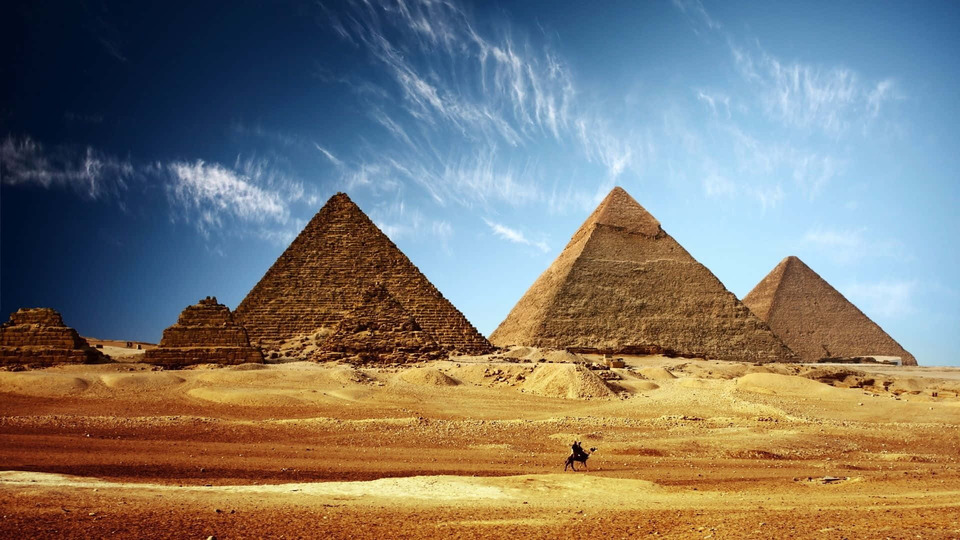
#> input picture Fotos/piramides.jpg, 960 x 540 px, found by its file name
$ python 'aplicação de gama.py'
#> lines starting #> are read from the running program, lines starting #| are printed output that depends on the picture
# aplicação de gamma

"""
Como a curva se comporta:
Gamma = 1.0: É uma linha diagonal reta. A entrada é igual à saída.
Gamma < 1.0 : A curva fica acima da diagonal. Isso "empurra" os tons médios para valores mais altos (mais claros), revelando detalhes que estavam escondidos nas sombras. É o que chamamos de Gamma encoding.
Gamma > 1.0 : A curva fica abaixo da diagonal. Isso comprime os tons, tornando a imagem mais escura e aumentando o contraste percebido nas áreas mais claras. É o que chamamos de Gamma decoding (usado pelos monitores para exibir a imagem corretamente).
"""
import cv2
import numpy as np

img = cv2.imread(r"projetos_treinamento\Fotos\piramides.jpg")
#> img is the input picture: shape (540, 960, 3); mean B, G, R 112.7, 121.1, 125.7
img_cinza = cv2.cvtColor(img, cv2.COLOR_BGR2GRAY)
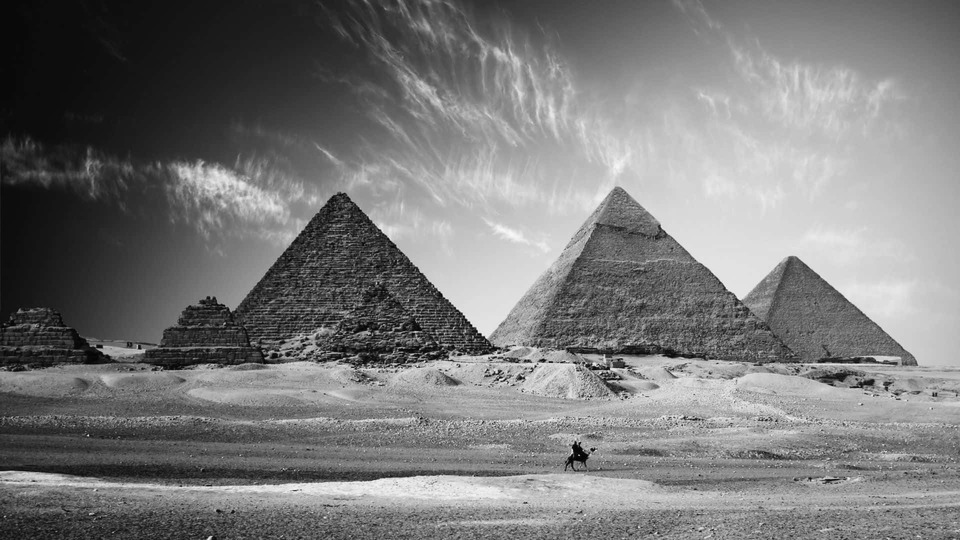
#> img_cinza: shape (540, 960); min 1, max 248, mean 121.5

gama = float(input("Digite o valor de Gamma: "))
#> the answer given: 3

altura, largura = img_cinza.shape
#> altura = 540; largura = 960

# cria imagem vazia
img_gamma = np.zeros((altura, largura), dtype=np.uint8)

for i in range(altura):
    for j in range(largura):
        # Normaliza o pixel atual (0-255 -> 0-1)
        pixel_norm = img_cinza[i, j] / 255.0

        # Aplica a potência (curva gama)
        pixel_gamma = pow(pixel_norm, gama)

        # Escala de volta para 0-255 e salva na nova imagem
        img_gamma[i, j] = int(pixel_gamma * 255)
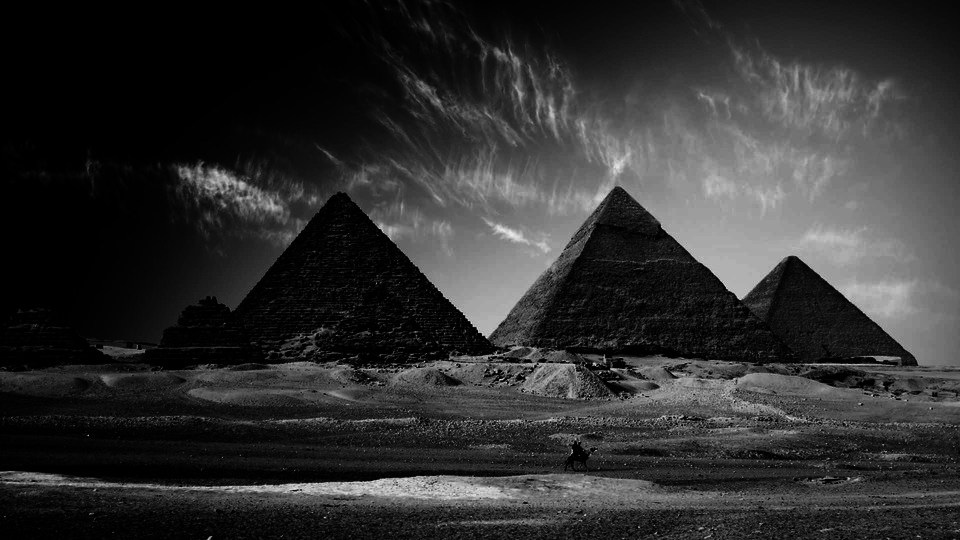
#> img_gamma: shape (540, 960); min 0, max 234, mean 48.1

cv2.imshow("Original Cinza", img_cinza)
cv2.imshow("Gama Cinza", img_gamma)

cv2.waitKey(0)
cv2.destroyAllWindows()

$ run again, with Fotos/Love.jpg copied over Fotos/piramides.jpg
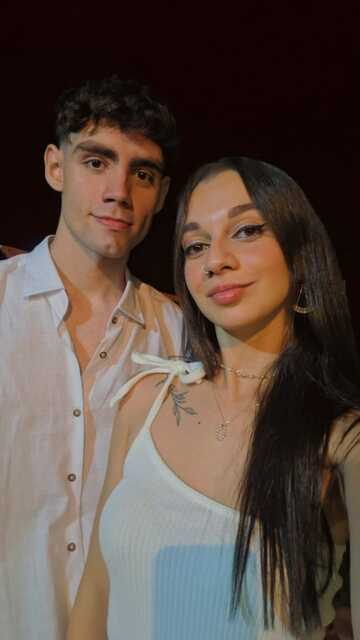
#> input picture Fotos/Love.jpg, 360 x 640 px, found by its file name
#> img is the input picture: shape (640, 360, 3); mean B, G, R 67, 75, 90.1
#> `img_cinza = cv2.cvtColor(img, cv2.COLOR_BGR2GRAY)`:
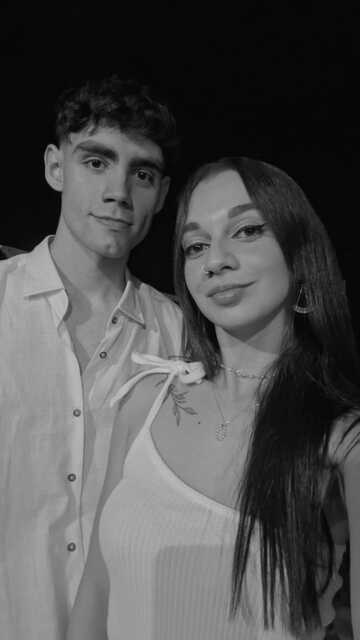
#> img_cinza: shape (640, 360); min 0, max 199, mean 78.7
#> after the loop `for i in range(altura):`:
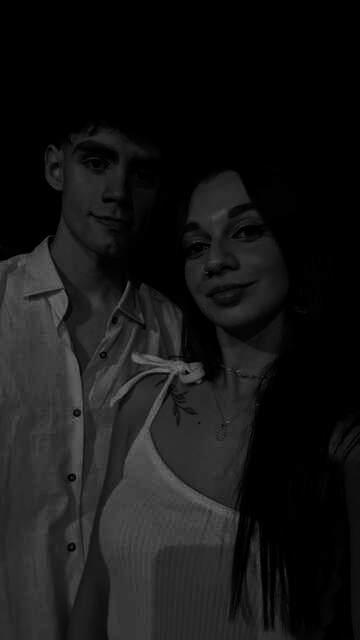
#> img_gamma: shape (640, 360); min 0, max 121, mean 21.7
